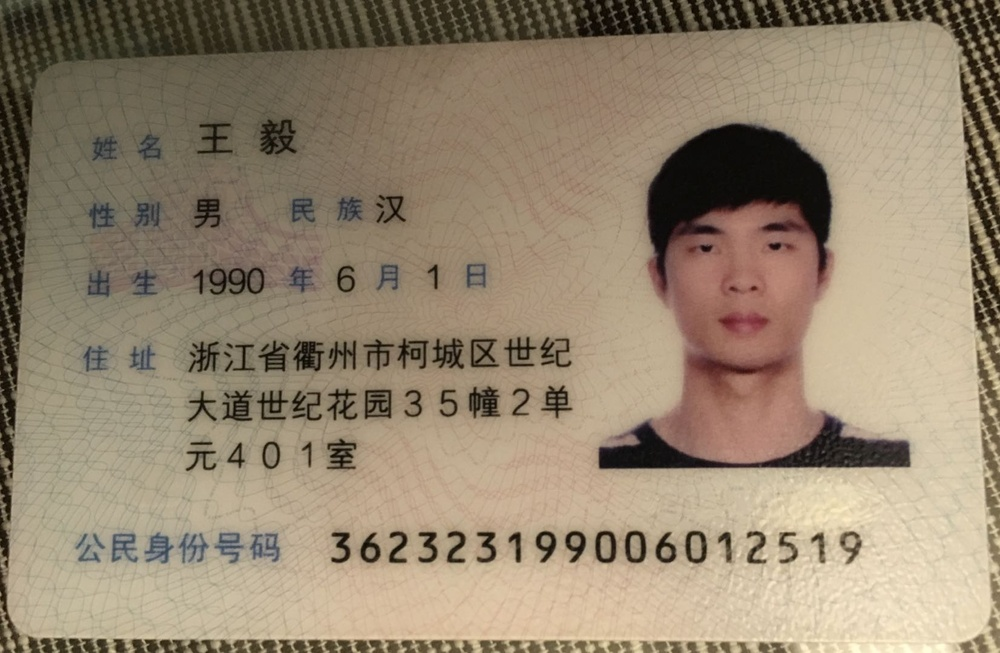
#> input picture IDCard/sfz1.jpeg, 1000 x 653 px, shrunk from 1652 x 1079 before the run
$ python face_detect.py
#> lines starting #> are read from the running program, lines starting #| are printed output that depends on the picture; after the words box and inside, x2 and y2 are one past the last pixel; in counts of white or black regions, pixels touching at a corner belong together
from cv2 import cv2 as cv
from matplotlib import pyplot as plt
import numpy as np

def verticalProj(img):

    #print(img.shape)
    width = img.shape[1]
    height = img.shape[0]
    white_image = np.zeros(img.shape,np.uint8)
    white_image = white_image+255
    w = [0]*img.shape[1]

    x1 = range(len(w))
    #print(x1)
    for x in range(width):
        for y in range(height):
            #print(x,y)
            k = img.item(y, x)
            if k == 0:
                w[x] += 1

    # 绘制垂直投影图

    for x in range(len(w)):
        for i in range(w[x]):
            # 把大于0的像素变成白
            #print(x,i)
            #print(height-i)
            white_image[height-i-1, x] = 0

    #print(white_image)
    plt.plot(x1,w)
    plt.show()
    #cv.imshow('paintx', white_image)
    #cv.imshow('thresh',img)
    cv.waitKey(0)

# [54 lines left out: functions horzonl, HouLine, HouLinep, not called in this run]


if __name__ == "__main__":
    img = cv.imread('sfz1.jpeg')
#> img is the input picture: shape (653, 1000, 3); mean B, G, R 111.8, 133.6, 149.1
    gray = cv.cvtColor(img, cv.COLOR_RGB2GRAY)
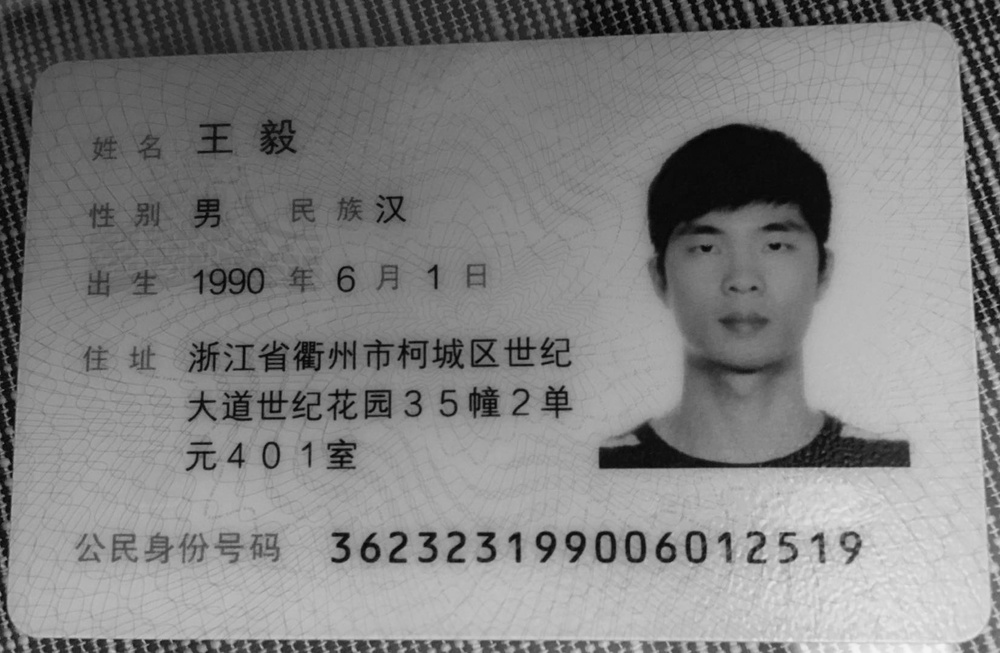
#> gray: shape (653, 1000); min 2, max 246, mean 128.9
    _, thresh_sfz = cv.threshold(gray, 80, 255, cv.THRESH_BINARY)
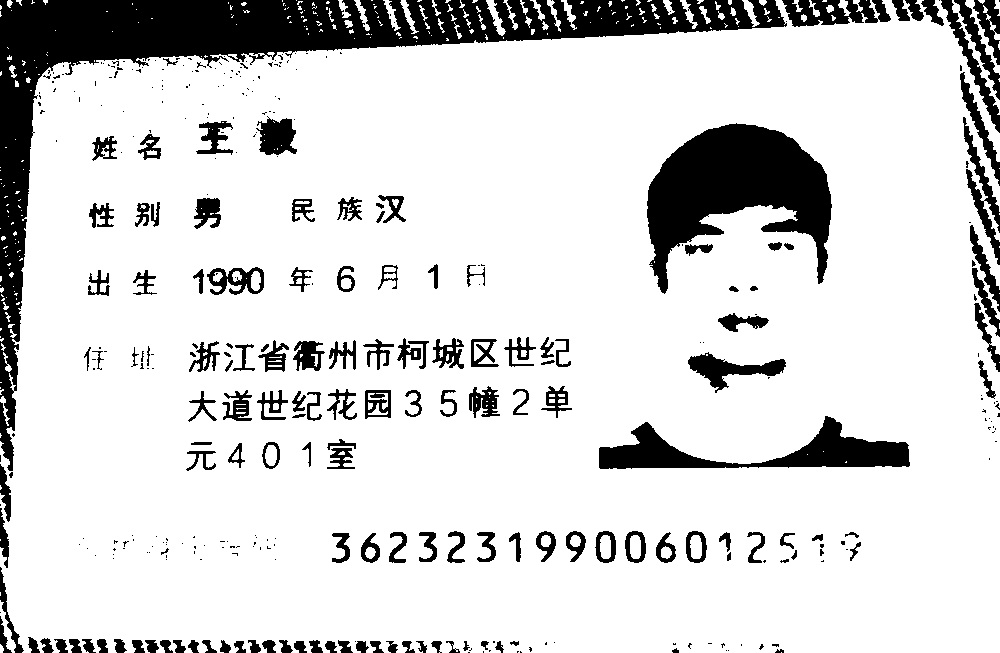
#> thresh_sfz: shape (653, 1000); 84.2% white; 379 black regions (230 under 20 px), largest, box (x1, y1, x2, y2) and area: (0, 0, 787, 471) 42325, (647, 123, 832, 294) 16522, (599, 416, 910, 469) 6535

    verticalProj(thresh_sfz)
#> after the loop in verticalProj, `for x in range(width):`: w = 1000 values, max 540 at index 2, min 8 at index 923, mean 102.8
#> after the loop in verticalProj, `for x in range(len(w)):`:
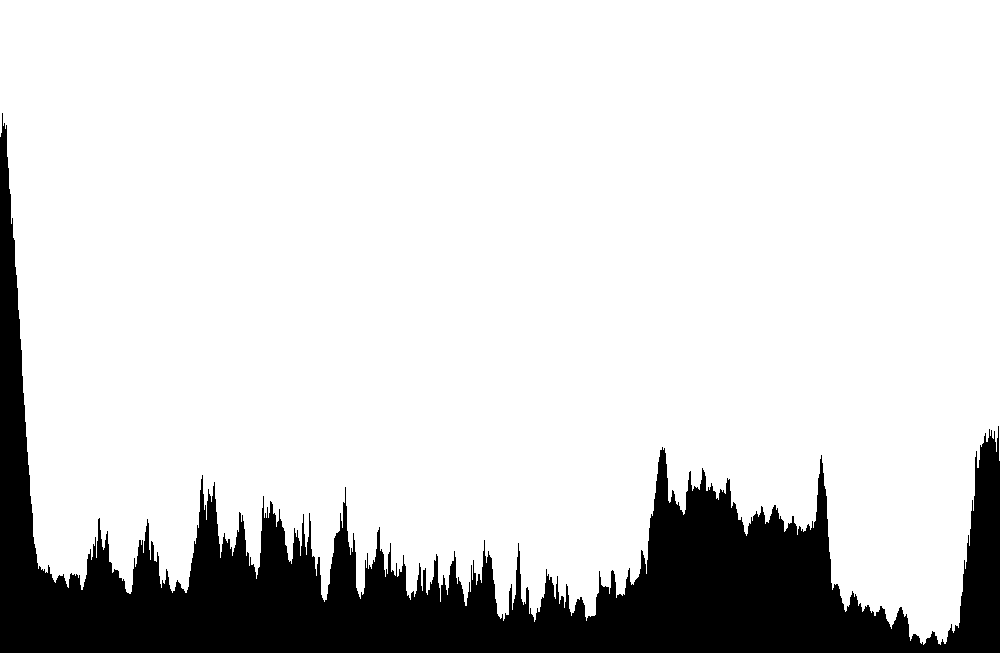
#> white_image: shape (653, 1000); 84.2% white; 1 black region, box (x1, y1, x2, y2) and area: (0, 113, 1000, 653) 102850
#> in verticalProj, `plt.show()`:
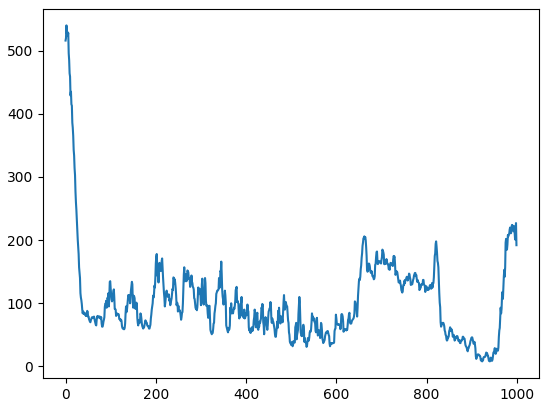
#> figure drawn by matplotlib, 1 panel; curve peaks at x = 2, y = 540
    # horzonl(thresh_sfz)

    cany_sfz = cv.Canny(thresh_sfz, 180, 255)
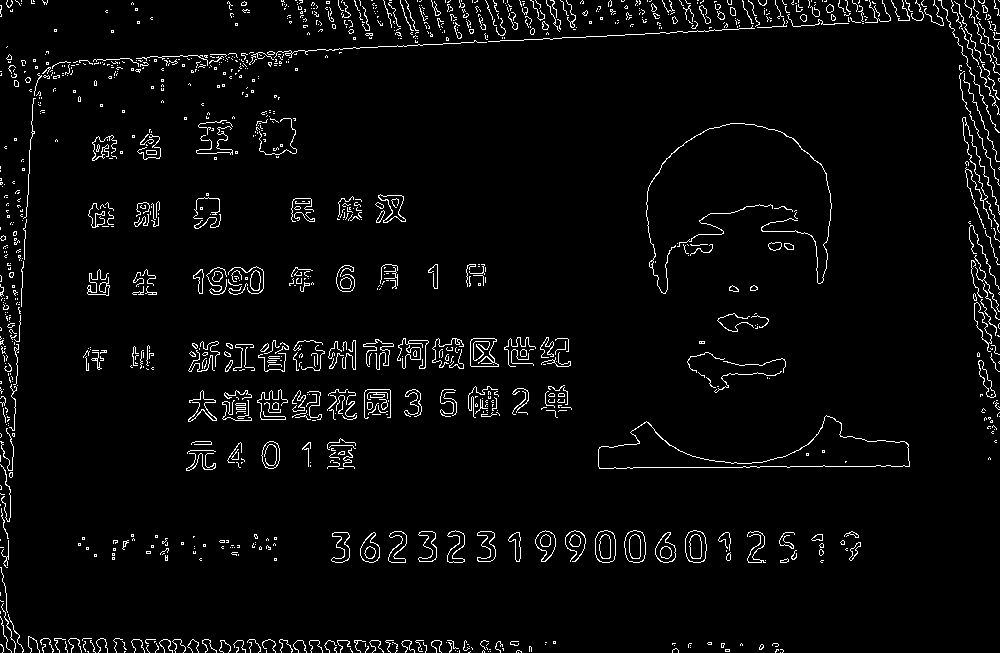
#> cany_sfz: shape (653, 1000); 3.5% white in thin lines or dots
    # [11 lines of commented-out code are left out]
    cv.imshow('canny',cany_sfz)
    k = cv.waitKey(0)
#> (key Esc is pressed here)
    if k == 27:
        cv.destroyAllWindows()

$ run again, with IDCard/ddd.jpg copied over IDCard/sfz1.jpeg
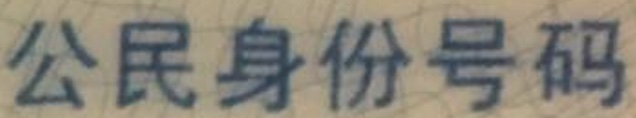
#> input picture IDCard/ddd.jpg, 636 x 118 px
#> img is the input picture: shape (118, 636, 3); mean B, G, R 120.6, 131.4, 135.3
#> `_, thresh_sfz = cv.threshold(gray, 80, 255, cv.THRESH_BINARY)`:
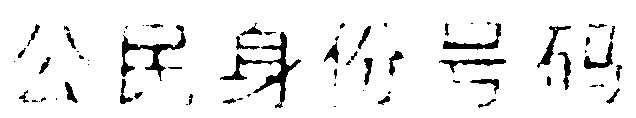
#> thresh_sfz: shape (118, 636); 92.6% white; 69 black regions (31 under 20 px), largest, box (x1, y1, x2, y2) and area: (220, 32, 301, 108) 1055, (121, 25, 186, 81) 784, (443, 23, 501, 50) 391
#> after the loop in verticalProj, `for x in range(width):`: w = 636 values, max 74 at index 281, min 0 at index 0, mean 8.75
#> `cany_sfz = cv.Canny(thresh_sfz, 180, 255)`:
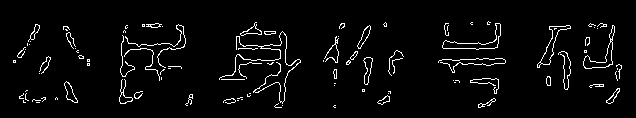
#> cany_sfz: shape (118, 636); 3.9% white in thin lines or dots, all inside (x1, y1, x2, y2) = (13, 21, 622, 108)

$ run again, with IDCard/face.jpg copied over IDCard/sfz1.jpeg
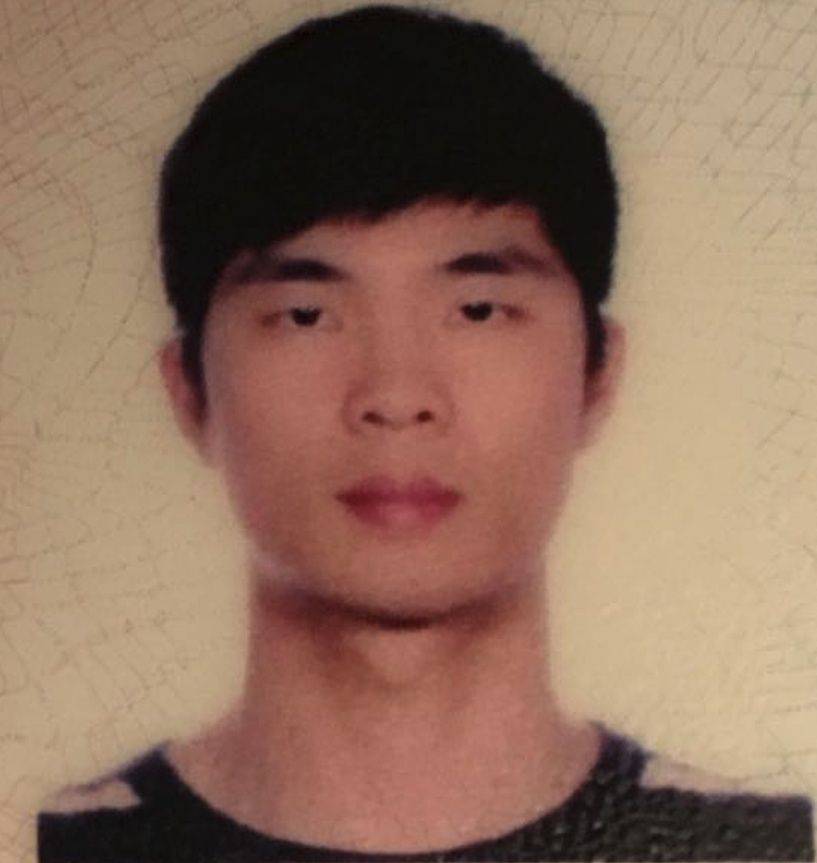
#> input picture IDCard/face.jpg, 817 x 863 px, shrunk from 988 x 1044 before the run
#> img is the input picture: shape (863, 817, 3); mean B, G, R 93.4, 112, 143
#> `_, thresh_sfz = cv.threshold(gray, 80, 255, cv.THRESH_BINARY)`:
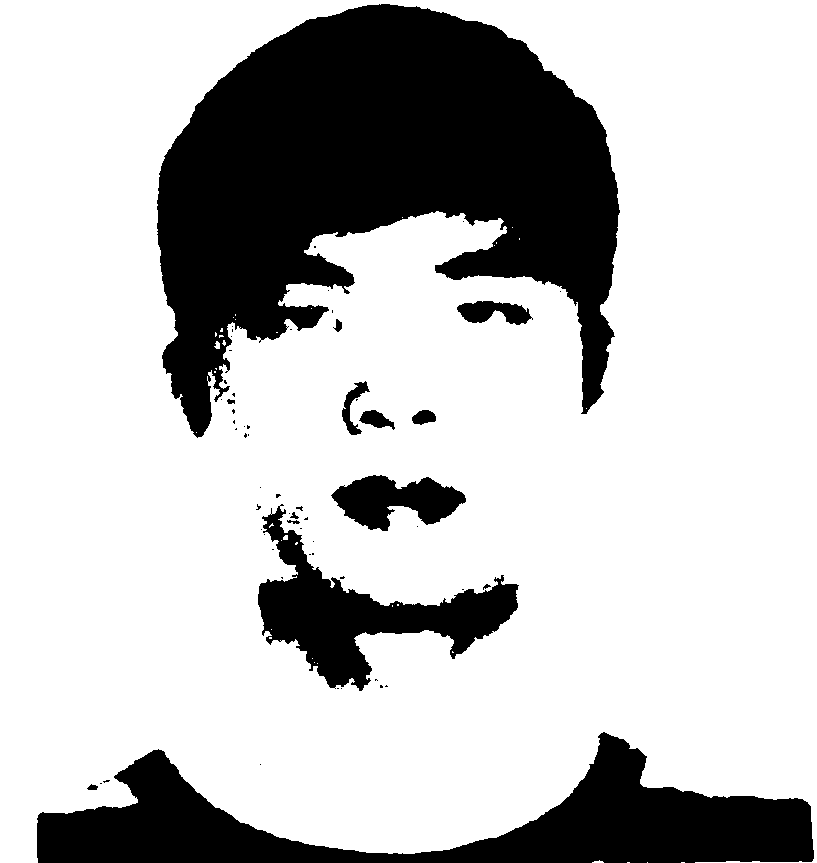
#> thresh_sfz: shape (863, 817); 75.2% white; 60 black regions (46 under 20 px), largest, box (x1, y1, x2, y2) and area: (157, 4, 620, 438) 111198, (37, 732, 814, 863) 41172, (258, 504, 519, 691) 15612
#> after the loop in verticalProj, `for x in range(width):`: w = 817 values, max 431 at index 279, min 0 at index 0, mean 214.4
#> `cany_sfz = cv.Canny(thresh_sfz, 180, 255)`:
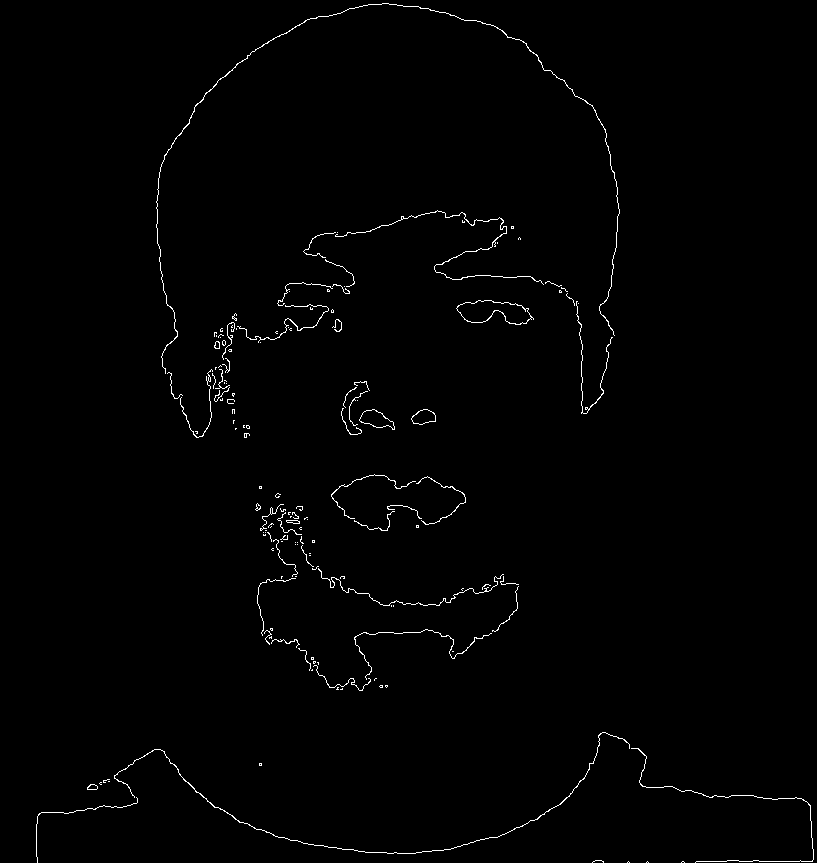
#> cany_sfz: shape (863, 817); 0.92% white in thin lines or dots
